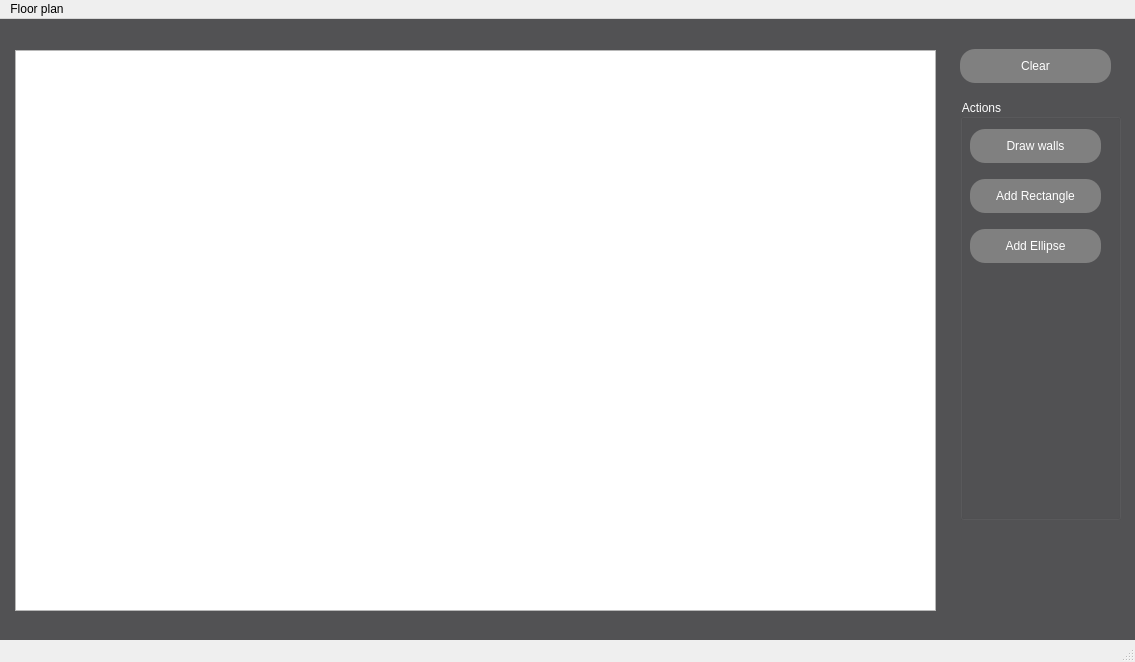
<?xml version="1.0" encoding="UTF-8"?>
<ui version="4.0">
 <class>RoomPlanner</class>
 <widget class="QMainWindow" name="RoomPlanner">
  <property name="geometry">
   <rect>
    <x>0</x>
    <y>0</y>
    <width>1135</width>
    <height>662</height>
   </rect>
  </property>
  <property name="maximumSize">
   <size>
    <width>1135</width>
    <height>662</height>
   </size>
  </property>
  <property name="windowTitle">
   <string>RoomPlanner</string>
  </property>
  <widget class="QWidget" name="centralwidget">
   <widget class="QPushButton" name="pushButton_3">
    <property name="geometry">
     <rect>
      <x>960</x>
      <y>30</y>
      <width>151</width>
      <height>34</height>
     </rect>
    </property>
    <property name="styleSheet">
     <string notr="true">QPushButton {

border-radius:15px;
color: white;
background: grey;

}

QPushButton:hover {
background: #ffffff;
color:black
}</string>
    </property>
    <property name="text">
     <string>Clear</string>
    </property>
   </widget>
   <widget class="QGroupBox" name="groupBox">
    <property name="geometry">
     <rect>
      <x>960</x>
      <y>80</y>
      <width>161</width>
      <height>421</height>
     </rect>
    </property>
    <property name="styleSheet">
     <string notr="true">* {
color: white;
}

</string>
    </property>
    <property name="title">
     <string>Actions</string>
    </property>
    <widget class="QPushButton" name="pushButton_4">
     <property name="geometry">
      <rect>
       <x>10</x>
       <y>80</y>
       <width>131</width>
       <height>34</height>
      </rect>
     </property>
     <property name="styleSheet">
      <string notr="true">QPushButton {

border-radius:15px;
color: white;
background: grey;

}

QPushButton:hover {
background: #ffffff;
color:black
}</string>
     </property>
     <property name="text">
      <string>Add Rectangle</string>
     </property>
    </widget>
    <widget class="QPushButton" name="pushButton_5">
     <property name="geometry">
      <rect>
       <x>10</x>
       <y>130</y>
       <width>131</width>
       <height>34</height>
      </rect>
     </property>
     <property name="styleSheet">
      <string notr="true">QPushButton {

border-radius:15px;
color: white;
background: grey;

}

QPushButton:hover {
background: #ffffff;
color:black
}</string>
     </property>
     <property name="text">
      <string>Add Ellipse</string>
     </property>
    </widget>
    <widget class="QPushButton" name="pushButton_7">
     <property name="geometry">
      <rect>
       <x>10</x>
       <y>30</y>
       <width>131</width>
       <height>34</height>
      </rect>
     </property>
     <property name="styleSheet">
      <string notr="true">QPushButton {

border-radius:15px;
color: white;
background: grey;

}

QPushButton:hover {
background: #ffffff;
color:black
}</string>
     </property>
     <property name="text">
      <string>Draw walls</string>
     </property>
    </widget>
   </widget>
   <widget class="QGraphicsView" name="graphicsView">
    <property name="geometry">
     <rect>
      <x>15</x>
      <y>31</y>
      <width>921</width>
      <height>561</height>
     </rect>
    </property>
   </widget>
   <widget class="QLabel" name="label">
    <property name="geometry">
     <rect>
      <x>-10</x>
      <y>-40</y>
      <width>1181</width>
      <height>701</height>
     </rect>
    </property>
    <property name="minimumSize">
     <size>
      <width>1181</width>
      <height>701</height>
     </size>
    </property>
    <property name="maximumSize">
     <size>
      <width>1181</width>
      <height>701</height>
     </size>
    </property>
    <property name="styleSheet">
     <string notr="true">* {
background: rgba(82,82,84,1)
}</string>
    </property>
    <property name="text">
     <string/>
    </property>
   </widget>
   <zorder>label</zorder>
   <zorder>pushButton_3</zorder>
   <zorder>graphicsView</zorder>
   <zorder>groupBox</zorder>
  </widget>
  <widget class="QStatusBar" name="statusbar"/>
  <widget class="QMenuBar" name="menubar">
   <property name="geometry">
    <rect>
     <x>0</x>
     <y>0</y>
     <width>1135</width>
     <height>31</height>
    </rect>
   </property>
   <widget class="QMenu" name="menu">
    <property name="title">
     <string>Floor plan</string>
    </property>
   </widget>
   <addaction name="menu"/>
  </widget>
 </widget>
 <resources/>
 <connections/>
</ui>
